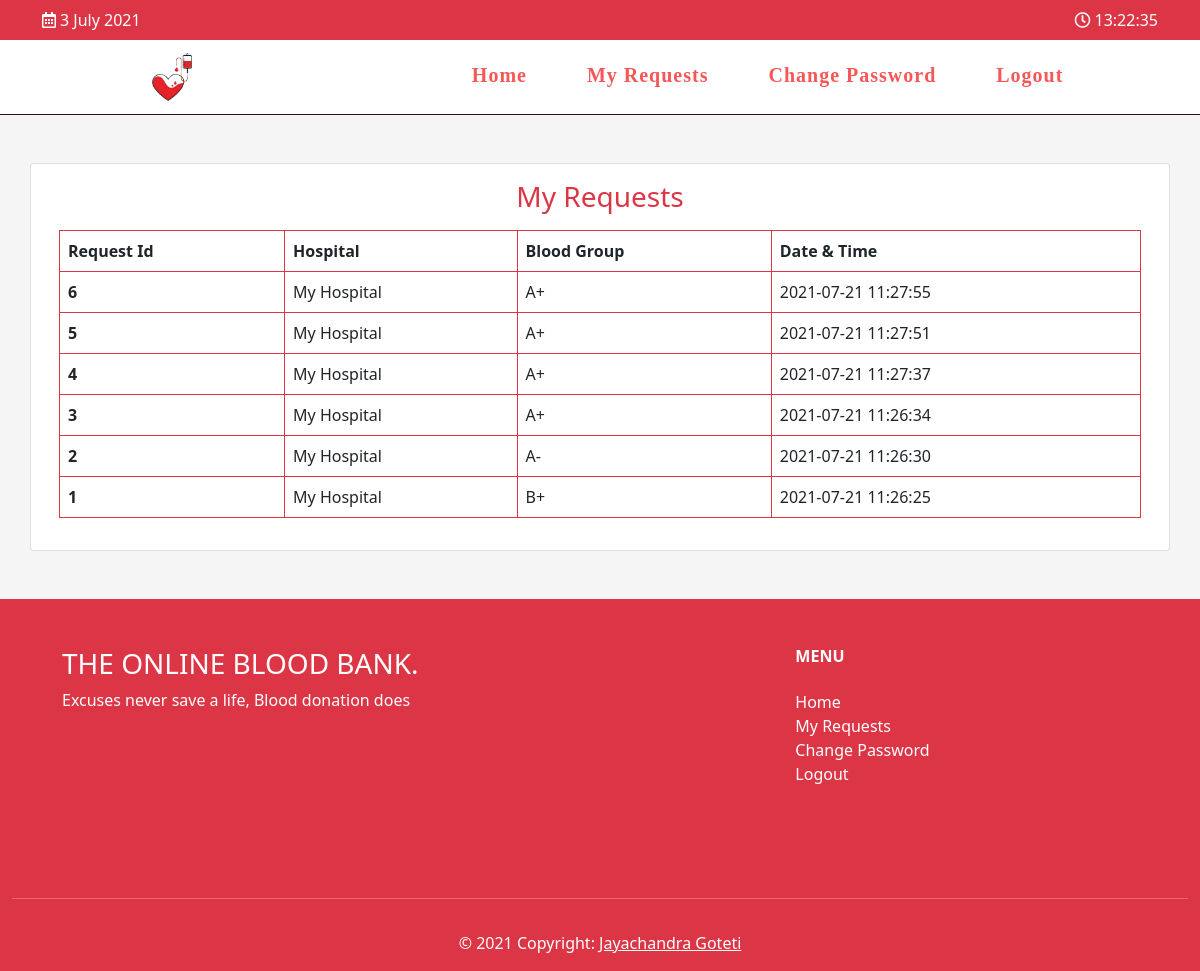
The app's page /myRequests.php (signed in) with its own data.
### tables this page shows
CREATE TABLE `request` (
  `sno` int(11) NOT NULL,
  `hospital` int(11) NOT NULL,
  `receiver` int(11) NOT NULL,
  `bloodGroup` varchar(4) NOT NULL,
  `datm` timestamp NOT NULL DEFAULT current_timestamp()
);

CREATE TABLE `hospitals` (
  `sno` int(11) NOT NULL,
  `hospitalName` varchar(225) NOT NULL,
  `contactNo` varchar(13) NOT NULL,
  `email` varchar(100) NOT NULL,
  `city` varchar(100) NOT NULL,
  `password` varchar(225) NOT NULL,
  `datm` timestamp NOT NULL DEFAULT current_timestamp()
);

### myRequests.php (the view, shortened to what this page needs)
<?PHP
$ReceiverLogin = $_SESSION['ReceiverLogin'];
include './includes/databaseConnection.php';
?>
<!DOCTYPE html>
<html>
<head>
	<link rel="stylesheet" href="https://cdnjs.cloudflare.com/ajax/libs/font-awesome/5.15.3/css/all.min.css" />
	<link href="https://cdn.jsdelivr.net/npm/bootstrap@5.0.2/dist/css/bootstrap.min.css" rel="stylesheet">
	<link href="./assets/css/main.css" rel="stylesheet" /> </head>
<body>
	<?php include './includes/header.php';?>
		<main>
			<div class="container mt-5">
				<div class="row ">
					<div class="card">
						<div class="card-body">
							<div class="row">
								<h3 class="text-center mb-3 text-danger">My Requests</h3> </div>
							<table class="table table-hover table-bordered border-danger ">
								<tbody>
									<tr class="p-2">
										<th scope="row">Request Id</th>
										<th>Hospital</th>
										<th>Blood Group</th>
										<th>Date & Time</th>
									</tr>
									<?PHP
										$myRequests  = mysqli_query($connect,"SELECT * FROM `request` WHERE `receiver`= '$ReceiverLogin' ORDER BY `sno` DESC");
										if (mysqli_num_rows($myRequests) != 0) {
											while ($myRequestsRow = mysqli_fetch_array($myRequests)) {
												$hospitalSno = $myRequestsRow['hospital'];
												$selectHospital  = mysqli_query($connect,"SELECT `hospitalName` FROM `hospitals` WHERE `sno` = '$hospitalSno' ");
												$selectHospitalRow = mysqli_fetch_array($selectHospital);
												?>
												<tr class="p-2">
													<th scope="row"><?PHP echo $myRequestsRow['sno'];?></th>
													<td><?PHP echo $selectHospitalRow['hospitalName'];?></td>
													<td><?PHP echo $myRequestsRow['bloodGroup'];?></td>
													<td><?PHP echo $myRequestsRow['datm'];?></td>
												</tr>
											<?PHP } }else { ?>
												<tr class="p-2 text-center">
													<th colspan='4'><span class="btn btn-danger btn-sm ">No request found</span></th>
												</tr>
										<?PHP } ?>
								</tbody>
							</table>
						</div>
					</div>
				</div>
			</div>
		</main>
		<?php include './includes/footer.php';?>
</body>
</html>

### includes/header.php (shortened to what this page needs)
<header class="navbar navbar-dark bg-danger">
	<div class="container-fluid ">
		<div class="container d-flex align-items-center justify-content-between">
			<div class="d-flex align-items-center"> <i class="far fa-calendar-alt  text-white">&nbsp</i><span id="dateYear" class="text-white"></span> </div>
			<div class="d-flex align-items-center"> <i class="far fa-clock text-white">&nbsp</i> <span id="datetime" class="text-white"></span> </div>
		</div>
	</div>
</header>
<nav>
	<div class="logo mx-auto"> <img src="./assets/images/logo.png" height="100px" width="100px"> </div>
	<ul class="mx-auto">
		<li><a href="index.php" class="text-decoration-none ">Home</a></li>
		<?PHP if(isset($_SESSION['ReceiverLogin'])){?>
		<li><a href="myRequests.php" class="text-decoration-none ">My Requests</a></li>
		<li><a href="changePassword.php" class="text-decoration-none ">Change Password</a></li>
		<li><a href="./includes/logout.php" class="text-decoration-none ">Logout</a></li>
		<?PHP }else{?>
		<li><a href="register.php" class="text-decoration-none ">Register</a></li>
		<li><a href="login.php" class="text-decoration-none ">Login</a></li>
		<?PHP }?>
	</ul>
</nav>

### includes/footer.php (shortened to what this page needs)
<div class="container-fluid pb-0 mb-0 justify-content-center text-white bg-danger ">
	<footer>
		<div class="row my-5 justify-content-center py-5">
			<div class="col-11">
				<div class="row ">
					<div class="col-md-8 mt-md-0 mt-3">
						<h3 class="text-uppercase text-left">The Online Blood Bank.</h3>
						<p>Excuses never save a life, Blood donation does</p>
					</div>
					<div class="col-xl-2 col-md-4 col-sm-4 col-12">
						<h6 class="mb-3 mb-lg-4 bold-text "><b>MENU</b></h6>
						<ul class="list-unstyled">
							<li><a href="index.php" class="text-white text-decoration-none ">Home</a></li>
							<?PHP if(isset($_SESSION['ReceiverLogin'])){?>
							<li><a href="myRequests.php" class="text-white text-decoration-none ">My Requests</a></li>
							<li><a href="changePassword.php" class="text-white text-decoration-none ">Change Password</a></li>
							<li><a href="./includes/logout.php" class="text-white text-decoration-none ">Logout</a></li>
							<?PHP }else{?>
							<li><a href="register.php" class="text-white text-decoration-none ">Register</a></li>
							<li><a href="login.php" class="text-white text-decoration-none ">Login</a></li>
							<?PHP }?>
						</ul>
					</div>
				</div>
			</div>
		</div>
		<hr>
		<div class="footer-copyright text-center py-3">©
			 Copyright: <a href="https://jayachandragoteti.github.io/" class="text-white">Jayachandra Goteti</a> </div>
	</footer>
</div>

### assets/css/main.css (style rules this page uses)
* { margin: 0; padding: 0; box-sizing: border-box; }
body { height: 100vh; width: 100%; position: absolute; justify-content: center; align-items: center; background: whitesmoke; overflow-x: hidden; }
hr { width: 100%; text-align: center; }
nav { display: flex; height: 75px; width: 100%; padding-left: 40px; background: white; align-items: center; justify-content: space-between; flex-wrap: wrap; border-bottom: 1px solid #3b0918; }
nav .logo { position: relative; }
nav .logo img { height: 50px; width: 50px; }
nav ul { display: flex; flex-wrap: wrap; margin-top: 1%; list-style: none; }
nav ul li { margin: 0 5px; }
nav ul li a { color: rgb(248, 87, 87); font-family: 'Times New Roman', Times, serif; text-decoration: none; font-size: 20px; font-weight: bolder; position: relative; padding: 5px 25px; border-radius: 25px; letter-spacing: 1px; transition: all 0.8s ease; }
td { padding: 50px; }

### records on screen
request: sno "6", hospitals.hospitalName "My Hospital", bloodGroup "A+", datm "2021-07-21 11:27:55"
request: sno "5", hospitals.hospitalName "My Hospital", bloodGroup "A+", datm "2021-07-21 11:27:51"
request: sno "4", hospitals.hospitalName "My Hospital", bloodGroup "A+", datm "2021-07-21 11:27:37"
request: sno "3", hospitals.hospitalName "My Hospital", bloodGroup "A+", datm "2021-07-21 11:26:34"
request: sno "2", hospitals.hospitalName "My Hospital", bloodGroup "A-", datm "2021-07-21 11:26:30"
request: sno "1", hospitals.hospitalName "My Hospital", bloodGroup "B+", datm "2021-07-21 11:26:25"
